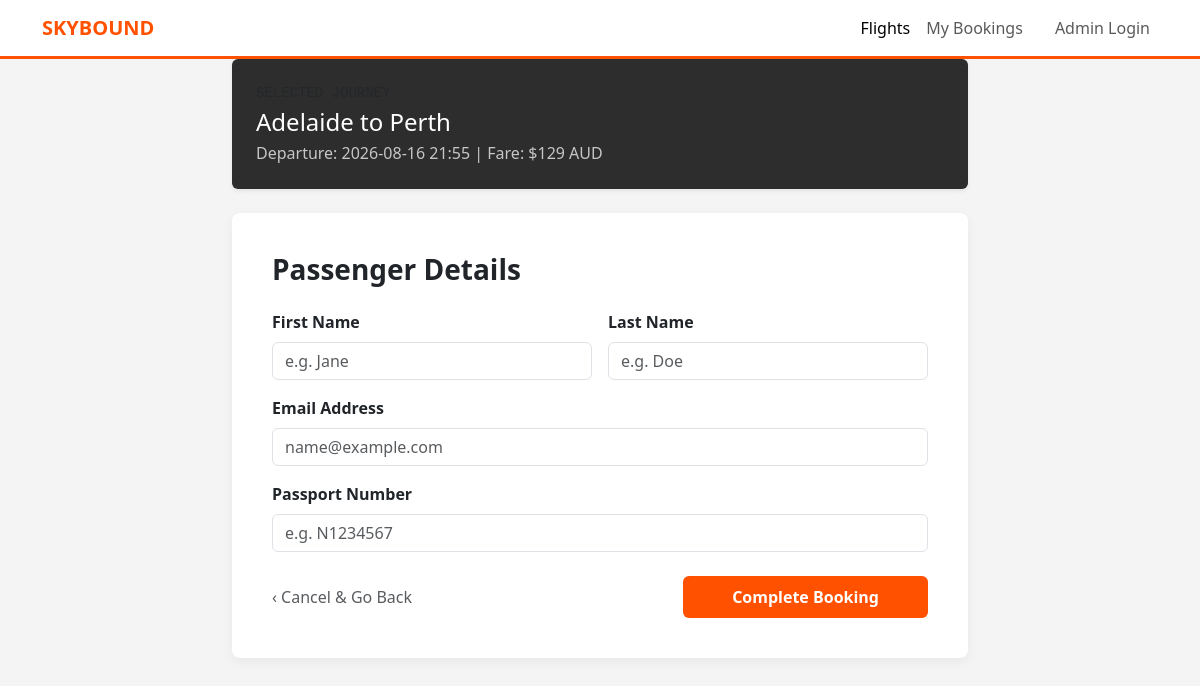
Before: /book/1 with the older database file.
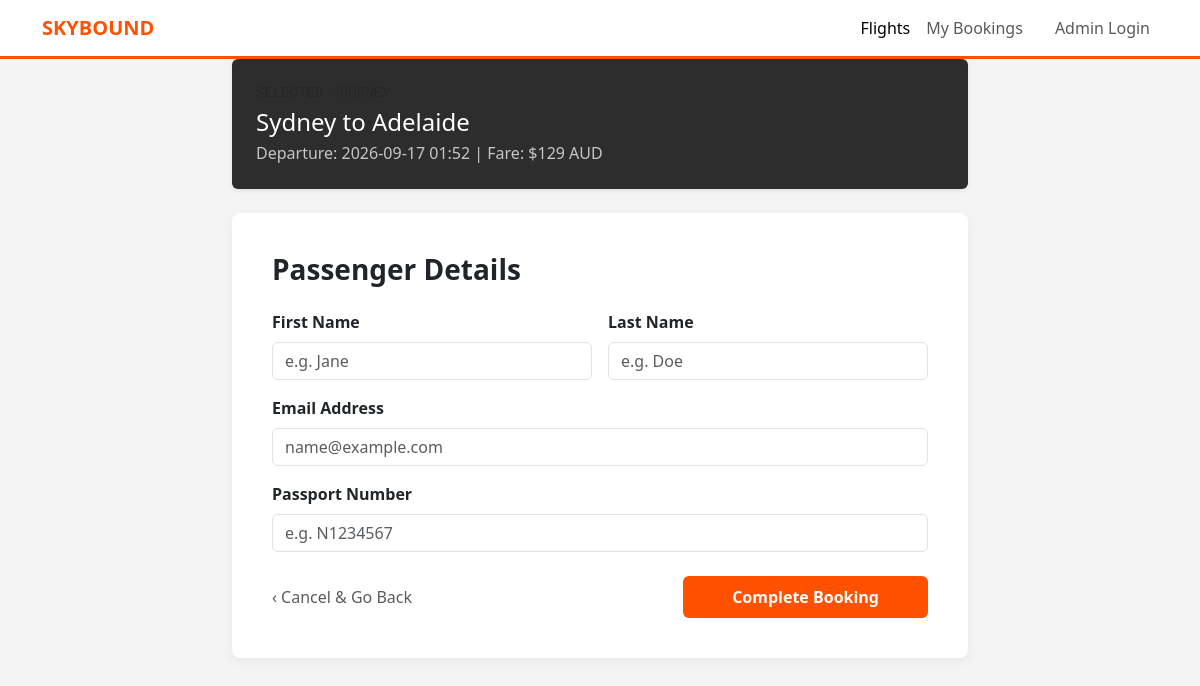
After: the same page with the newer database file.
### tables this page shows
CREATE TABLE flights (
        flight_id INTEGER PRIMARY KEY AUTOINCREMENT,
        origin TEXT,
        destination TEXT,
        departure_time TEXT,
        capacity INTEGER,
        price INTEGER
    );

### app.py (the view)
@app.route('/book/<int:flight_id>', methods=['GET', 'POST'])
def book_flight(flight_id):
    conn = get_db_connection()
    if request.method == 'POST':
        first = request.form.get('first_name')
        last = request.form.get('last_name')
        email = request.form.get('email')
        passport = request.form.get('passport')
        cursor = conn.cursor()
        cursor.execute('''
            INSERT INTO passengers (first_name, last_name, email, passport_num)
            SELECT ?, ?, ?, ?
            WHERE NOT EXISTS (
            SELECT 1 FROM passengers WHERE first_name = ? AND last_name = ? AND email = ? AND passport_num = ?
            );
        ''', (first, last, email, passport, first, last, email, passport))
        passenger_id = cursor.execute('SELECT passenger_id FROM passengers WHERE first_name = ? AND last_name = ? AND email = ? AND passport_num = ?', (first, last, email, passport)).fetchone()['passenger_id']
        if cursor.execute('SELECT * FROM bookings WHERE flight_id = ? AND passenger_id = ?',(flight_id,passenger_id)).fetchone() == None:
            seat = 'A1'
            all_seats = []
            capacity = cursor.execute("SELECT capacity FROM flights WHERE flight_id = ?",(flight_id,)).fetchone()[0] // 6
            for i in range(1,capacity+1):
                for x in ["A", "B", "C", "D", "E", "F"]:
                    all_seats.append(f"{x}{i}")
            i = 0
            while seat in {row[0] for row in cursor.execute("SELECT seat_assignment FROM bookings WHERE flight_id = ?",(flight_id,)).fetchall()}:
                seat = all_seats[i]
                i+=1
            cursor.execute('''
                INSERT INTO bookings (flight_id, passenger_id, seat_assignment)
                VALUES (?, ?, ?)
            ''', (flight_id, passenger_id, seat))
            booking_id = cursor.lastrowid
            conn.commit()
            conn.close()
            return redirect(f"/confirmation/{booking_id}")
        else:
            conn.close()
            return "you already have a flight booked"
    else:
        flight = conn.execute('SELECT * FROM flights WHERE flight_id = ?', (flight_id,)).fetchone()
        conn.close()
        return render_template('booking.html', flight=flight)

### app.py (called while the page is built)
def get_db_connection():
    conn = sqlite3.connect('pedair.db')
    conn.row_factory = sqlite3.Row
    return conn

### templates/booking.html (shortened to what this page needs)
<!DOCTYPE html>
<html lang="en">
<head>
    <link href="https://cdn.jsdelivr.net/npm/bootstrap@5.3.0/dist/css/bootstrap.min.css" rel="stylesheet">
</head>
<body>
<nav class="navbar navbar-expand-lg navbar-light sticky-top">
    <div class="container">
        <a class="navbar-brand fw-bold" href="/" style="color: var(--jetstar-orange);">SKYBOUND</a>
        <div class="navbar-nav ms-auto">
            <a class="nav-link active" href="/">Flights</a>
            <a class="nav-link" href="#">My Bookings</a>
            <a class="nav-link btn btn-outline-dark ms-lg-3" href="/admin">Admin Login</a>
        </div>
    </div>
</nav>
<div class="container">
    <div class="row justify-content-center">
        <div class="col-md-8">
            <div class="card mb-4 border-0 shadow-sm text-white" style="background-color: #2d2d2d;">
                <div class="card-body p-4">
                    <span class="text-uppercase small text-muted font-monospace d-block mb-1">Selected Journey</span>
                    <h4 class="mb-1">{{ flight.origin }} to {{ flight.destination }}</h4>
                    <p class="mb-0 text-light opacity-75">Departure: {{ flight.departure_time }} | Fare: ${{ flight.price }} AUD</p>
                </div>
            </div>
            <div class="booking-box">
                <h3 class="mb-4 fw-bold">Passenger Details</h3>
                <form method="POST">
                    <div class="row g-3 mb-3">
                        <div class="col-md-6">
                            <label class="form-label fw-bold">First Name</label>
                            <input type="text" class="form-control" name="first_name" required placeholder="e.g. Jane">
                        </div>
                        <div class="col-md-6">
                            <label class="form-label fw-bold">Last Name</label>
                            <input type="text" class="form-control" name="last_name" required placeholder="e.g. Doe">
                        </div>
                    </div>
                    <div class="mb-3">
                        <label class="form-label fw-bold">Email Address</label>
                        <input type="email" class="form-control" name="email" required placeholder="name@example.com">
                    </div>
                    <div class="mb-4">
                        <label class="form-label fw-bold">Passport Number</label>
                        <input type="text" class="form-control" name="passport" required placeholder="e.g. N1234567">
                    </div>
                    <div class="d-flex justify-content-between align-items-center">
                        <a href="/" class="text-decoration-none text-muted">‹ Cancel & Go Back</a>
                        <button type="submit" class="btn btn-orange px-5 py-2">Complete Booking</button>
                    </div>
                </form>
            </div>
        </div>
    </div>
</div>
</body>
</html>

### templates/booking.html (style rules this page uses)
:root { --jetstar-orange: #ff5100; --bg-light: #f4f4f4; }
body { background-color: var(--bg-light); font-family: 'Segoe UI', Roboto, sans-serif; }
.navbar { background-color: white; border-bottom: 3px solid var(--jetstar-orange); }
.booking-box { background: white; padding: 40px; border-radius: 8px; box-shadow: 0 4px 12px rgba(0,0,0,0.05); }
.btn-orange { background-color: var(--jetstar-orange); color: white; font-weight: bold; }

Changed rows visible on the page:
changed flights "Adelaide": origin "Adelaide" → "Sydney"; destination "Perth" → "Adelaide"; departure_time "2026-08-16 21:55" → "2026-09-17 01:52"
